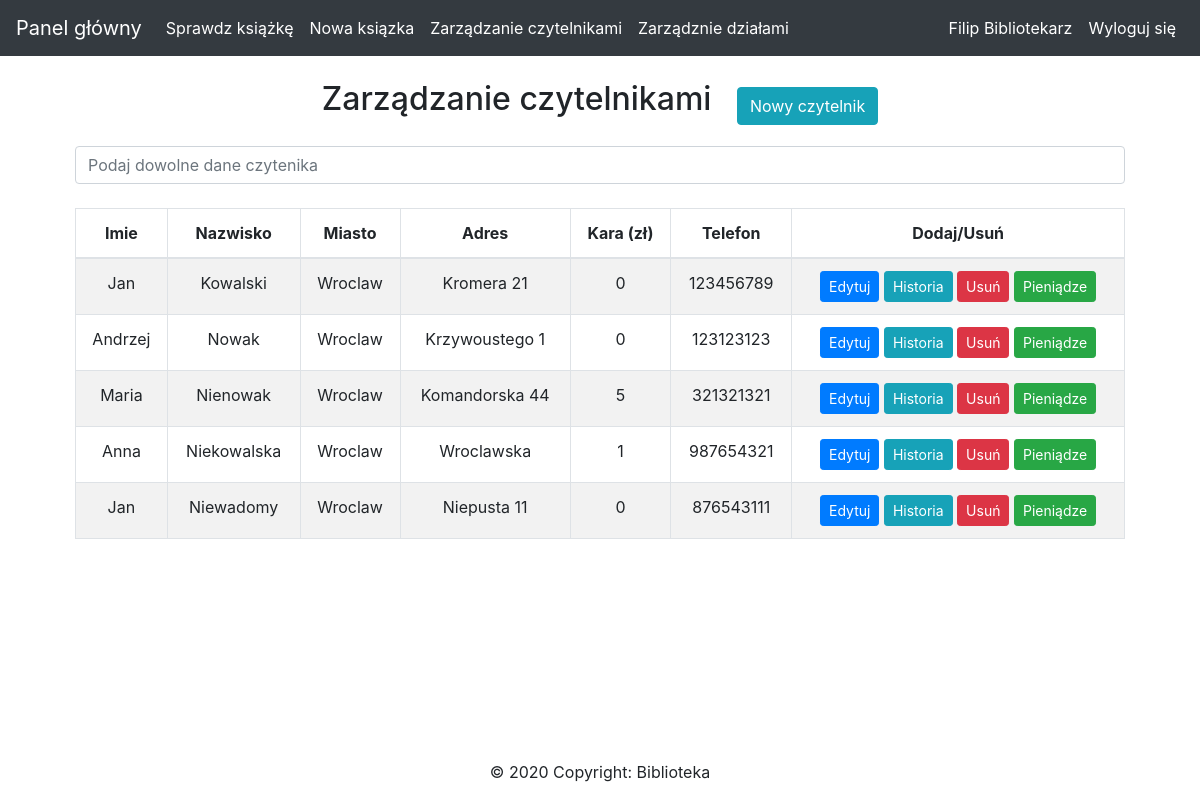
/zarz_czytelnikami.php (signed in), run on the app's committed database.
### tables this page shows
CREATE TABLE `czytelnik` (
  `id_czytelnik` int(11) NOT NULL AUTO_INCREMENT,
  `imie` varchar(50) NOT NULL,
  `nazwisko` varchar(50) NOT NULL,
  `miasto` varchar(50) DEFAULT NULL,
  `adres` varchar(255) DEFAULT NULL,
  `kara` int(11) DEFAULT NULL,
  `telefon` varchar(20) DEFAULT NULL,
  PRIMARY KEY (`id_czytelnik`)
);

### zarz_czytelnikami.php (the view, shortened to what this page needs)
<?php
require_once "connect.php";
try{
     $polaczenie = new mysqli($host,$db_user,$db_password,$db_name);
     $polaczenie->query("SET NAMES 'utf8'");
        if($polaczenie->connect_errno!=0){
            throw new Exception(mysqli_connect_errno());
        }
        else{
            $rezultat = $polaczenie->query("SELECT * FROM czytelnik");
    }
    }
    catch(Exception $error){
        echo '<span>Błąd serwera, nie można połączyć się z bazą danych';
    }
?>
<!DOCTYPE HTML>
<html lang="pl">
<head>
    <link rel="stylesheet" href="https://maxcdn.bootstrapcdn.com/bootstrap/4.5.0/css/bootstrap.min.css">
</head>
<body>
<?php
include 'nav.php';
?>
<div class = "opakowanie_czytelnicy">
    <div class="container">
        <div  id="naglowek_center">
            <h2 class="naglowek" style="display: inline;">Zarządzanie czytelnikami</h2>
            <div id="dodaj_czytelnika" style="display: inline;" >
                <a class="btn btn-large btn-info" href="nowy_urzytkownik.php" >Nowy czytelnik</a>
            </div>
        </div>
        <input class="form-control mb-4" id="tableSearch" type="text"
            placeholder="Podaj dowolne dane czytenika" style="margin-top:2%;" >
        <table class="table table-bordered table-striped">
            <thead>
            <?php if (mysqli_num_rows($rezultat) > 0) {
                echo
                "<tr>
                <th>Imie</th>
                <th>Nazwisko</th>
                <th>Miasto</th>
                <th>Adres</th>
                <th>Kara (zł)</th>
                <th>Telefon</th>
                <th>Dodaj/Usuń</th>
                </tr>";
            }
            else{
                echo '<div class="alert alert-warning" style="margin-top:5%;">Brak zarejestrowanych czytelników w bibliotece</div>';
            }
            ?>
            </thead>
            <tbody id="myTable">
            <?php if (mysqli_num_rows($rezultat) > 0) {
                while($row = mysqli_fetch_assoc($rezultat)) {
            ?>
            <tr>
                    <td><?php echo $row["imie"]?> </td>
                    <td><?php echo $row["nazwisko"]?> </td>
                    <td><?php echo $row["miasto"]?> </td>
                    <td><?php echo $row["adres"]?> </td>
                    <td><?php echo $row["kara"]?> </td>
                    <td><?php echo $row["telefon"]?> </td>
                    <td>
                    <form action="" method="post">
                        <button type="submit" name="aktualizacja" class="btn btn-primary btn-sm"  value="<?php echo $row['id_czytelnik']; ?>">
                            Edytuj
                        </button>
                        <button type="submit" name="historia" class="btn btn-info btn-sm"  value="<?php echo $row['id_czytelnik']; ?>">
                            Historia
                        </button>
                        <button type="submit" name="usun" class="btn btn-danger btn-sm"  value="<?php echo $row['id_czytelnik']; ?>">
                            Usuń
                        </button>
                        <button type="submit" name="pieniadze" class="btn btn-success btn-sm"  value="<?php echo $row['id_czytelnik']; ?>">
                            Pieniądze
                        </button>
                    </form>
                    </td>
            </tr>
            <?php }} ?>
            </tbody>
        </table>
    </div>
    <?php
    include 'footer.php'
    ?>
</div>
</body>
</html>

### nav.php
<nav class="navbar navbar-expand-lg bg-dark navbar-dark justify-content-center">
    <a class="navbar-brand justify-content-center" href="panel.php">Panel główny</a>
    <div class="collapse navbar-collapse" id="navbarNav">
      <ul class="navbar-nav">
      <li class="nav-item active">
          <a class="nav-link" href="sprawdz_ksiazke.php">Sprawdz książkę<span class="sr-only">(current)</span></a>
        </li>
          <li class="nav-item active">
          <a class="nav-link" href="nowa_ksiazka.php">Nowa ksiązka<span class="sr-only">(current)</span></a>
        </li>
        <li class="nav-item active">
          <a class="nav-link" href="zarz_czytelnikami.php">Zarządzanie czytelnikami</a>
        </li>
        <li class="nav-item active">
          <a class="nav-link" href="zarz_dzialami.php">Zarządznie działami</a>
        </li>
      </ul>
      <ul class="navbar-nav ml-auto">
        <li class="nav-item active">
          <a class="nav-link" href=""><?php
          echo $_SESSION['imie_bibliotekarza']." ".$_SESSION['nazwisko_bibliotekarza'];
          ?></a>
        </li>
        <li class="nav-item active">
          <a class="nav-link" href="wyloguj.php">Wyloguj się</a>
        </li>
      </ul>
    </div>
</nav>

### footer.php
<footer class="page-footer font-small blue">
    <div class="footer-copyright text-center py-3">© 2020 Copyright: Biblioteka
    </div>
</footer>

### data on the page
czytelnik: imie "Jan", nazwisko "Kowalski", miasto "Wroclaw", adres "Kromera 21", kara "0", telefon "123456789", $row['id_czytelnik'] 1 (drawn)
czytelnik: imie "Andrzej", nazwisko "Nowak", miasto "Wroclaw", adres "Krzywoustego 1", kara "0", telefon "123123123", $row['id_czytelnik'] 2 (drawn)
czytelnik: imie "Maria", nazwisko "Nienowak", miasto "Wroclaw", adres "Komandorska 44", kara "5", telefon "321321321", $row['id_czytelnik'] 3 (drawn)
czytelnik: imie "Anna", nazwisko "Niekowalska", miasto "Wroclaw", adres "Wroclawska", kara "1", telefon "987654321", $row['id_czytelnik'] 4 (drawn)
czytelnik: imie "Jan", nazwisko "Niewadomy", miasto "Wroclaw", adres "Niepusta 11", kara "0", telefon "876543111", $row['id_czytelnik'] 5 (drawn)

### other printed values
$_SESSION['imie_bibliotekarza'] "Filip"
$_SESSION['nazwisko_bibliotekarza'] "Bibliotekarz"
